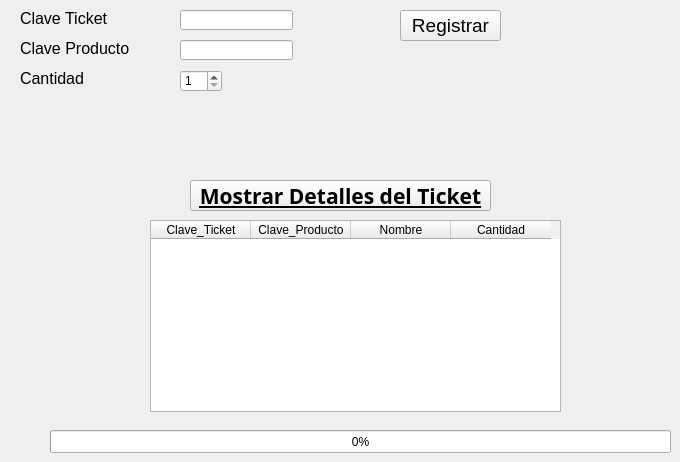
    <widget class="QWidget" name="tab_8">
     <attribute name="title">
      <string>Detalle Ticket</string>
     </attribute>
     <widget class="QLineEdit" name="clave_prod_deta">
      <property name="geometry">
       <rect>
        <x>180</x>
        <y>40</y>
        <width>113</width>
        <height>20</height>
       </rect>
      </property>
     </widget>
     <widget class="QLabel" name="label_21">
      <property name="geometry">
       <rect>
        <x>20</x>
        <y>70</y>
        <width>71</width>
        <height>16</height>
       </rect>
      </property>
      <property name="font">
       <font>
        <pointsize>12</pointsize>
       </font>
      </property>
      <property name="text">
       <string>Cantidad</string>
      </property>
     </widget>
     <widget class="QTableWidget" name="tbl_deta">
      <property name="geometry">
       <rect>
        <x>150</x>
        <y>220</y>
        <width>411</width>
        <height>192</height>
       </rect>
      </property>
      <column>
       <property name="text">
        <string>Clave_Ticket</string>
       </property>
      </column>
      <column>
       <property name="text">
        <string>Clave_Producto</string>
       </property>
      </column>
      <column>
       <property name="text">
        <string>Nombre</string>
       </property>
      </column>
      <column>
       <property name="text">
        <string>Cantidad</string>
       </property>
      </column>
     </widget>
     <widget class="QLabel" name="label_22">
      <property name="geometry">
       <rect>
        <x>20</x>
        <y>10</y>
        <width>91</width>
        <height>16</height>
       </rect>
      </property>
      <property name="font">
       <font>
        <pointsize>12</pointsize>
       </font>
      </property>
      <property name="text">
       <string>Clave Ticket</string>
      </property>
     </widget>
     <widget class="QPushButton" name="btn_mostdeta">
      <property name="geometry">
       <rect>
        <x>190</x>
        <y>180</y>
        <width>301</width>
        <height>31</height>
       </rect>
      </property>
      <property name="font">
       <font>
        <family>Segoe Print</family>
        <pointsize>16</pointsize>
        <weight>75</weight>
        <bold>true</bold>
        <underline>true</underline>
       </font>
      </property>
      <property name="text">
       <string>Mostrar Detalles del Ticket</string>
      </property>
     </widget>
     <widget class="QLineEdit" name="clave_tic_deta">
      <property name="geometry">
       <rect>
        <x>180</x>
        <y>10</y>
        <width>113</width>
        <height>20</height>
       </rect>
      </property>
     </widget>
     <widget class="QPushButton" name="btn_regdeta">
      <property name="geometry">
       <rect>
        <x>400</x>
        <y>10</y>
        <width>101</width>
        <height>31</height>
       </rect>
      </property>
      <property name="font">
       <font>
        <pointsize>14</pointsize>
       </font>
      </property>
      <property name="text">
       <string>Registrar</string>
      </property>
     </widget>
     <widget class="QLabel" name="label_23">
      <property name="geometry">
       <rect>
        <x>20</x>
        <y>40</y>
        <width>111</width>
        <height>16</height>
       </rect>
      </property>
      <property name="font">
       <font>
        <pointsize>12</pointsize>
       </font>
      </property>
      <property name="text">
       <string>Clave Producto</string>
      </property>
     </widget>
     <widget class="QSpinBox" name="cant_deta">
      <property name="geometry">
       <rect>
        <x>180</x>
        <y>70</y>
        <width>42</width>
        <height>22</height>
       </rect>
      </property>
      <property name="minimum">
       <number>1</number>
      </property>
      <property name="maximum">
       <number>100</number>
      </property>
     </widget>
     <widget class="QProgressBar" name="progreso_8">
      <property name="geometry">
       <rect>
        <x>50</x>
        <y>430</y>
        <width>621</width>
        <height>23</height>
       </rect>
      </property>
      <property name="value">
       <number>0</number>
      </property>
     </widget>
    </widget>
